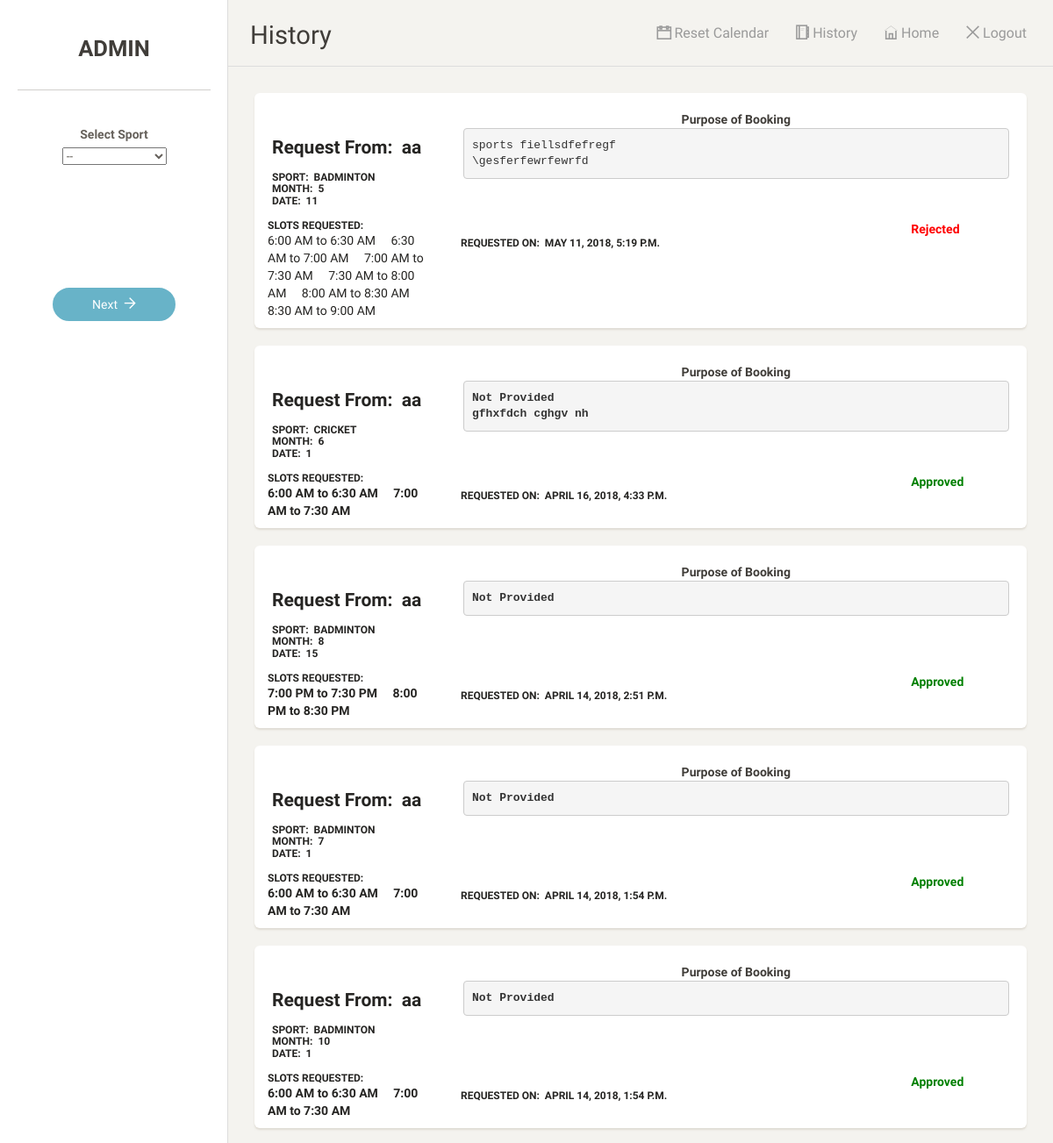
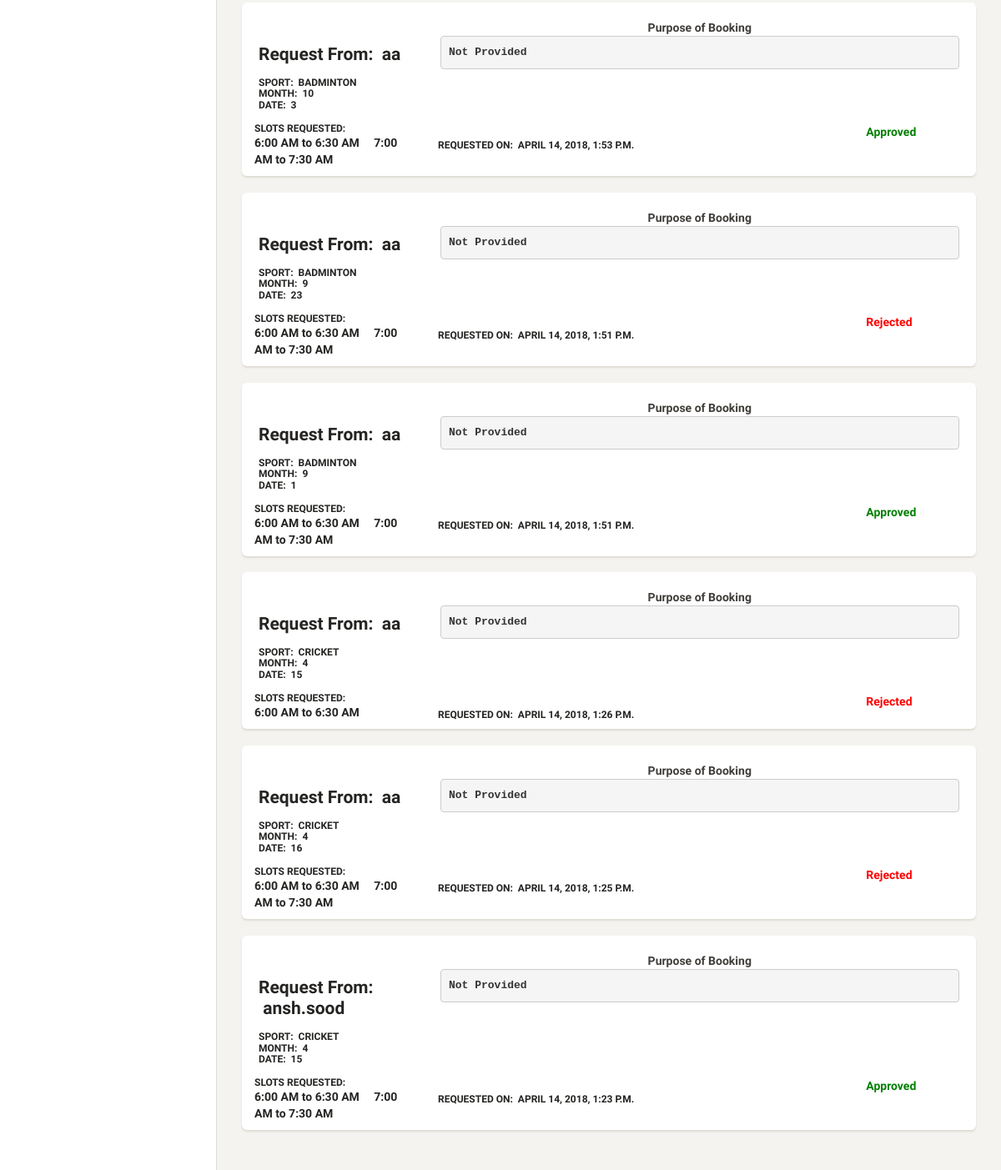
/administer/history/ (signed in), run on the app's committed database (2 pictures, top to bottom).
### administer/models.py (models this page shows, shortened)
class RequestList(models.Model):
    username = models.CharField(max_length=50)
    sport1 = models.CharField(max_length=50, default="0")
    month1 = models.CharField(max_length=50, default="0")
    date1 = models.CharField(max_length=50, default="0")
    check_1 = models.CharField(max_length=15, default="0")
    check_2 = models.CharField(max_length=15, default="0")
    check_3 = models.CharField(max_length=15, default="0")
    check_4 = models.CharField(max_length=15, default="0")
    check_5 = models.CharField(max_length=15, default="0")
    check_6 = models.CharField(max_length=15, default="0")
    check_7 = models.CharField(max_length=15, default="0")
    check_8 = models.CharField(max_length=15, default="0")
    check_9 = models.CharField(max_length=15, default="0")
    check_10 = models.CharField(max_length=15, default="0")
    check_11 = models.CharField(max_length=15, default="0")
    check_12 = models.CharField(max_length=15, default="0")
    check_13 = models.CharField(max_length=15, default="0")
    check_14 = models.CharField(max_length=15, default="0")
    check_15 = models.CharField(max_length=15, default="0")
    check_16 = models.CharField(max_length=15, default="0")
    purpose = models.CharField(max_length=10000, default="Not Provided")
    status = models.CharField(max_length=15, default="None")
    date2 = models.DateTimeField(default=datetime.datetime.now(), blank=True)

### administer/views.py (the view)
# urls.py: url(r'history/', views.history, name='history'),
def history(request):
    if request.user.is_authenticated:
        if request.user.username == "aa":
            combined_queryset = RequestList.objects.filter(status="Approved") | RequestList.objects.filter(
                status="Rejected")
            ordered_queryset = combined_queryset
            return render(request, 'administer/history.html', {'user_list': ordered_queryset})
        else:
            return render(request, 'main/home.html')
    else:
        return render(request, 'app/login.html')

### administer/templates/administer/history.html (shortened to what this page needs)
{% extends 'base.html' %}
{% block body %}
<div class="wrapper">
    <div class="sidebar" data-background-color="white" data-active-color="danger">
    	<div class="sidebar-wrapper">
            <div class="logo" style="text-align:center">
                <h3><strong>ADMIN</strong></h3>
            </div>
            <form class="form-horizontal" role="form" action="{% url 'administer:search'%}" method="POST">
                <div style="text-align:center">
                    <br><br>
                    <label for="sss">Select Sport</label><br>
                    <select class="form-fill" name="sport1" id = "sss">
                        <option>--</option>
                    </select>
                    <br><br><br><br><br><br><br><br>
                    <button type="submit" class="btn btn-info btn-fill btn-wd">Next &nbsp<i class="ti-arrow-right"></i></button>
                </div>
            </form>
    	</div>
    </div>
    <div class="main-panel">
        <nav class="navbar navbar-default">
            <div class="container-fluid">
                <div class="navbar-header">
                    <div class="animated slideInLeft">
                    {% for user in user_list|slice:":1" %}
                        <strong><h3>History</h3></strong>
                    {% endfor %}
                    </div>
                </div>
                <div class="collapse navbar-collapse">
                    <ul class="nav navbar-nav navbar-right">
                        <li>
                            <a href="{% url 'administer:reset_calender'%}">
								<i class="ti-calendar"></i>
								<p>Reset Calendar</p>
                            </a>
                        </li>
                        <li>
                            <a href="{% url 'administer:history'%}">
								<i class="ti-agenda"></i>
								<p>History</p>
                            </a>
                        </li>
						<li>
                            <a href="{% url 'main:search'%}">
								<i class="ti-home"></i>
								<p>Home</p>
                            </a>
                        </li>
                        <li>
                            <a href="{% url 'logout'%}">
                                <i class="ti-close"></i>
								<p>Logout</p>
                            </a>
                        </li>
                    </ul>
                </div>
            </div>
        </nav>
        <div class="content">
            <div class="container-fluid">
                {% for user in user_list reversed%}
                <div class="row">
                    <div class="col-md-12">
                        <div class="card animated pulse">
                            <div class="header">
                                <div class="row">
                                    <div class="col-md-3">
                                        <h4>Request From: &nbsp{{ user.username }}</h4>
                                        <h6>Sport: &nbsp{{ user.sport1 }}</h6>
                                        <h6>Month: &nbsp{{ user.month1 }}</h6>
                                        <h6>Date: &nbsp{{ user.date1 }}</h6>
                                    </div>
                                    <div class="col-md-9">
                                        <div style="text-align:center"><strong>Purpose of Booking</strong></div>
                                            <pre>{{ user.purpose }}</pre>
                                    </div>
                                </div>
                            </div>
                            <div class="content">
                                <div class="row">
                                    <div class="col-md-3">
                                        <h6>Slots Requested:</h6>
                                        {% if user.check_1 == "1" %}
                                            <h7>6:00 AM to 6:30 AM</h7>&nbsp&nbsp&nbsp&nbsp
                                        {% endif %}
                                        {% if user.check_2 == "1" %}
                                            <h7>6:30 AM to 7:00 AM</h7>&nbsp&nbsp&nbsp&nbsp
                                        {% endif %}
                                        {% if user.check_3 == "1" %}
                                            <h7>7:00 AM to 7:30 AM</h7>&nbsp&nbsp&nbsp&nbsp
                                        {% endif %}
                                        {% if user.check_4 == "1" %}
                                            <h7>7:30 AM to 8:00 AM</h7>&nbsp&nbsp&nbsp&nbsp
                                        {% endif %}
                                        {% if user.check_5 == "1" %}
                                            <h7>8:00 AM to 8:30 AM</h7>&nbsp&nbsp&nbsp&nbsp
                                        {% endif %}
                                        {% if user.check_6 == "1" %}
                                            <h7>8:30 AM to 9:00 AM</h7>&nbsp&nbsp&nbsp&nbsp
                                        {% endif %}
                                        {% if user.check_11 == "1" %}
                                            <h7>7:00 PM to 7:30 PM</h7>&nbsp&nbsp&nbsp&nbsp
                                        {% endif %}
                                        {% if user.check_13 == "1" %}
                                            <h7>8:00 PM to 8:30 PM</h7>&nbsp&nbsp&nbsp&nbsp
                                        {% endif %}
                                    </div>
                                    <div class="col-md-5">
                                         <br>
                                         <h6>Requested on: &nbsp{{ user.date2 }}</h6>
                                    </div>
                                    <div class="col-md-2">
                                    </div>
                                    <div class="col-md-2">
                                        {% if user.status == "Approved"%}
                                        <strong><div style="color:green">{{ user.status }}</div><strong>
                                        {% endif %}
                                        {% if user.status == "Rejected"%}
                                            <strong><div style="color:red">{{ user.status }}</div><strong>
                                        {% endif %}
                                    </div>
                                </div>
                            </div>
                        </div>
                    </div>
                </div>
                 {% endfor %}
            </div>
        </div>
    </div>
</div>
{% endblock %}

### data on the page
RequestList: username "ansh.sood", sport1 "CRICKET", month1 "4", date1 "15", purpose "Not Provided", check_1 "6:00 AM to 6:30 AM", check_3 "7:00 AM to 7:30 AM", date2 "APRIL 14, 2018, 1:23 P.M.", status "Approved"
RequestList: username "aa", sport1 "BADMINTON", month1 "5", date1 "11", purpose "sports fiellsdfefregf \\gesferfewrfewrfd", check_1 "6:00 AM to 6:30 AM", check_2 "6:30 AM to 7:00 AM", check_3 "7:00 AM to 7:30 AM", check_4 "7:30 AM to 8:00 AM", check_5 "8:00 AM to 8:30 AM", check_6 "8:30 AM to 9:00 AM", date2 "MAY 11, 2018, 5:19 P.M.", status "Rejected"
RequestList: username "aa", sport1 "CRICKET", month1 "6", date1 "1", purpose "Not Provided gfhxfdch cghgv nh", check_1 "6:00 AM to 6:30 AM", check_3 "7:00 AM to 7:30 AM", date2 "APRIL 16, 2018, 4:33 P.M.", status "Approved"
RequestList: username "aa", sport1 "BADMINTON", month1 "8", date1 "15", purpose "Not Provided", check_11 "7:00 PM to 7:30 PM", check_13 "8:00 PM to 8:30 PM", date2 "APRIL 14, 2018, 2:51 P.M.", status "Approved"
RequestList: username "aa", sport1 "BADMINTON", month1 "7", date1 "1", purpose "Not Provided", check_1 "6:00 AM to 6:30 AM", check_3 "7:00 AM to 7:30 AM", date2 "APRIL 14, 2018, 1:54 P.M.", status "Approved"
RequestList: username "aa", sport1 "BADMINTON", month1 "10", date1 "1", purpose "Not Provided", check_1 "6:00 AM to 6:30 AM", check_3 "7:00 AM to 7:30 AM", date2 "APRIL 14, 2018, 1:54 P.M.", status "Approved"
RequestList: username "aa", sport1 "BADMINTON", month1 "10", date1 "3", purpose "Not Provided", check_1 "6:00 AM to 6:30 AM", check_3 "7:00 AM to 7:30 AM", date2 "APRIL 14, 2018, 1:53 P.M.", status "Approved"
RequestList: username "aa", sport1 "BADMINTON", month1 "9", date1 "23", purpose "Not Provided", check_1 "6:00 AM to 6:30 AM", check_3 "7:00 AM to 7:30 AM", date2 "APRIL 14, 2018, 1:51 P.M.", status "Rejected"
RequestList: username "aa", sport1 "BADMINTON", month1 "9", date1 "1", purpose "Not Provided", check_1 "6:00 AM to 6:30 AM", check_3 "7:00 AM to 7:30 AM", date2 "APRIL 14, 2018, 1:51 P.M.", status "Approved"
RequestList: username "aa", sport1 "CRICKET", month1 "4", date1 "15", purpose "Not Provided", check_1 "6:00 AM to 6:30 AM", date2 "APRIL 14, 2018, 1:26 P.M.", status "Rejected"
RequestList: username "aa", sport1 "CRICKET", month1 "4", date1 "16", purpose "Not Provided", check_1 "6:00 AM to 6:30 AM", check_3 "7:00 AM to 7:30 AM", date2 "APRIL 14, 2018, 1:25 P.M.", status "Rejected"
